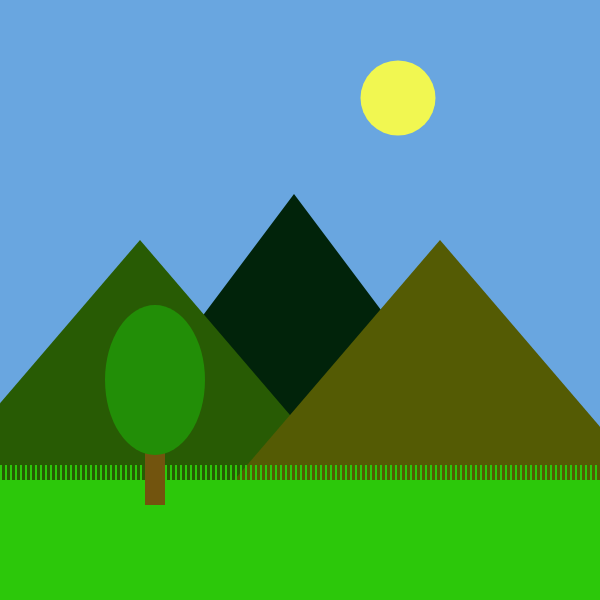
Frame 1 (no input)
Frame 60 (no input): identical to frame 1, image omitted
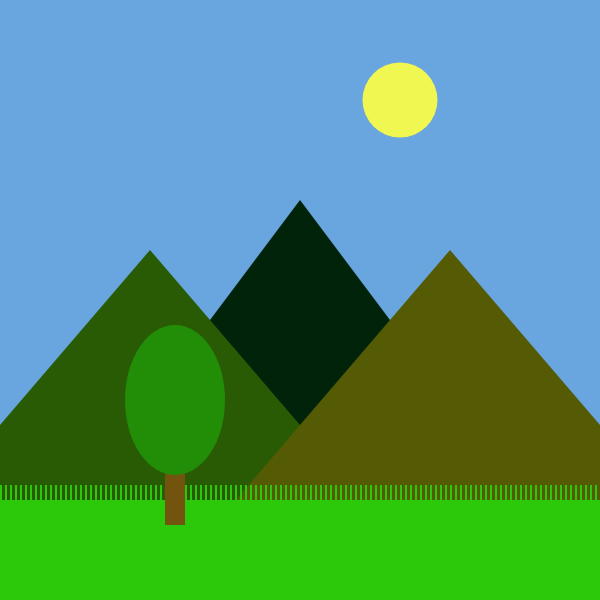
Frame 120 (the mouse pressed at the canvas centre since frame 60)

The p5.js sketch that drew these frames (run headless with seeded random() and noise() and a simulated clock; from frame 60 on, the mouse is pressed at the canvas centre):

// p5.js sketch
// ── sketch.js
// Parallax Effect
// Dan Schellenberg
// May 3, 2019


// possible extras:
//  - add random colors for mountains (within a certain range, if you want to get fancy)
//  - add birds flying across the screen (would require loops, if done later in semester, could be OOP)

async function setup() {
  createCanvas(600, 600);
}

function draw() {
  layerOne(2);
  layerTwo(6);
  layerThree(10);
  layerFour(20);
}


function layerFour(maxOffset) {
  let xOffset = map(mouseX, 0, width, -maxOffset, maxOffset);
  let yOffset = map(mouseY, 0, height, -maxOffset, maxOffset);
  
  theGround(xOffset, yOffset);
  grass(xOffset, yOffset);
  tree(xOffset, yOffset);
}

function theGround(xOffset, yOffset) {
  // ground
  fill(44, 200, 10);
  rect(-100 + xOffset, 500 + yOffset, 800 + xOffset, 300 + yOffset);
}

function grass(xOffset, yOffset) {
  fill(44, 200, 10);
  for (let x = -75; x < width + 50; x += 5) {
    rect(x, 485 + yOffset, 2, 50);
  }
}

function tree(xOffset, yOffset) {
  //trunk
  fill(114, 84, 14);
  rect(165 + xOffset, 450 + yOffset, 20, 75);

  //top of tree
  fill(34, 142, 7);
  ellipse(175 + xOffset, 400 + yOffset, 100, 150);
}

function layerThree(maxOffset) {
  let xOffset = map(mouseX, 0, width, -maxOffset, maxOffset);
  let yOffset = map(mouseY, 0, height, -maxOffset, maxOffset);

  mountainTwo(xOffset, yOffset);
  mountainThree(xOffset, yOffset);
}

function mountainTwo(xOffset, yOffset) {
  fill(40, 91, 4);
  triangle(-150 + xOffset, height + yOffset, 150 + xOffset, 250 + yOffset, 450 + xOffset, height + yOffset);
}

function mountainThree(xOffset, yOffset) {
  fill(84, 91, 4);
  triangle(150 + xOffset, height  + yOffset, 450 + xOffset, 250 + yOffset, 750 + xOffset, height + yOffset);
}

function layerTwo(maxOffset) {
  let xOffset = map(mouseX, 0, width, -maxOffset, maxOffset);
  let yOffset = map(mouseY, 0, height, -maxOffset, maxOffset);

  mountainOne(xOffset, yOffset);
}

function mountainOne(xOffset, yOffset) {
  fill(1, 35, 10);
  triangle(0 + xOffset, height + yOffset, 300 + xOffset, 200 + yOffset, width + xOffset, height + yOffset);
}

function layerOne(maxOffset) {
  let xOffset = map(mouseX, 0, width, -maxOffset, maxOffset);
  let yOffset = map(mouseY, 0, height, -maxOffset, maxOffset);
  // blue sky
  background(105, 166, 224);
  sun(xOffset, yOffset);
}

function sun(xOffset, yOffset) {
  noStroke();
  fill(241, 247, 81);
  ellipse(400 + xOffset, 100 + yOffset, 75, 75);
}
